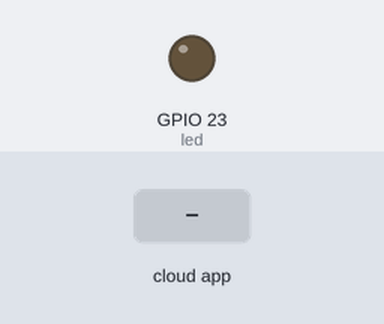
Bench run of a sketch on a simulated ESP32. Shown: output pins drawn as LEDs (lit = HIGH). The test bench sets the inputs (shaded band). WiFi joins after 1.5 s; servers stay silent unless stated; no MQTT or app messages arrive unless stated; what the sketch prints to the serial monitor is not drawn.

Above: at 2.7 s.
2.8 s: the phone or cloud app sets onoff to ON
At 3.1 s:
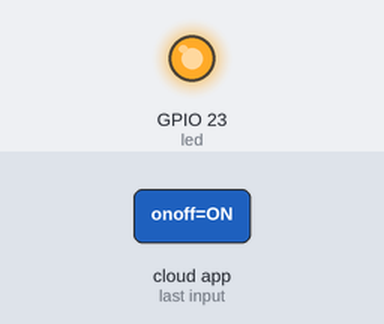
13.0 s: the phone or cloud app sets onoff to OFF
At 13.4 s:
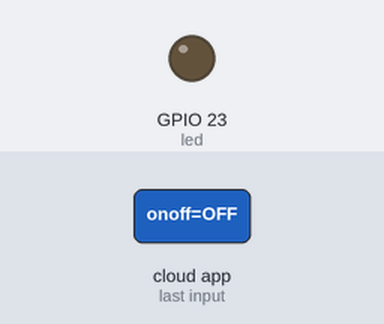
Timing chart, 0 to 16.0 s (numbered marks = the images above; inputs shaded):
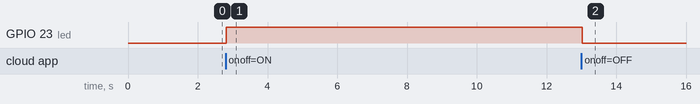

Measured:
- after the input at 2.8 s, GPIO 23 (led): LOW → HIGH at once
- after the input at 13.0 s, GPIO 23 (led): HIGH → LOW at once

The sketch:

laboratorio4.ino
```cpp
#include <WiFi.h>
#include "Adafruit_MQTT.h"
#include "Adafruit_MQTT_Client.h"

#define WLAN_SSID "ARTEFACTOS"
#define WLAN_PASS "ARTEFACTOS"

#define AIO_SERVER "io.adafruit.com"
#define AIO_SERVERPORT 1883
#define AIO_USERNAME "ErickGomezUCA"
#define AIO_KEY "aio_rEoh41f8zaJqN3Uujz9uzePSsrBZ"

WiFiClient client;
Adafruit_MQTT_Client mqtt(&client, AIO_SERVER, AIO_SERVERPORT, AIO_USERNAME, AIO_USERNAME, AIO_KEY);

Adafruit_MQTT_Publish temp = Adafruit_MQTT_Publish(&mqtt, AIO_USERNAME "/feeds/prueba");

Adafruit_MQTT_Subscribe slider = Adafruit_MQTT_Subscribe(&mqtt, AIO_USERNAME "/feeds/slider", MQTT_QOS_1);
Adafruit_MQTT_Subscribe onoffbutton = Adafruit_MQTT_Subscribe(&mqtt, AIO_USERNAME "/feeds/onoff", MQTT_QOS_1);

int led = 23;
int lm35 = 34;

void slidercallback(double x) {
  Serial.print("Hey we're in a slider callback, the slider value is: ");
  Serial.println(x);
}

void onoffcallback(char *data, uint16_t len) {
  Serial.print("Hey we're in a onoff callback, the button value is: ");
  Serial.println(data);
  String message = String(data);
  message.trim();
  if (message == "ON") {
    digitalWrite(led, HIGH);
  }
  if (message == "OFF") {
    digitalWrite(led, LOW);
  }
}

void setup() {
  pinMode(led, OUTPUT);
  Serial.begin(115200);
  delay(10);

  Serial.println();
  Serial.println();
  Serial.print("Connecting to ");
  Serial.println(WLAN_SSID);

  WiFi.begin(WLAN_SSID, WLAN_PASS);
  while (WiFi.status() != WL_CONNECTED) {
    delay(500);
    Serial.print(".");
  }
  Serial.println();
  Serial.println("WiFi connected");
  Serial.println("IP address: ");
  Serial.println(WiFi.localIP());

  slider.setCallback(slidercallback);
  onoffbutton.setCallback(onoffcallback);

  mqtt.subscribe(&slider);
  mqtt.subscribe(&onoffbutton);
}

uint32_t x = 0;

void loop() {
  MQTT_connect();

  mqtt.processPackets(10000);

  if (!mqtt.ping()) {
    mqtt.disconnect();
  }

  int lecture = analogRead(lm35);
  float voltage = lecture * (3.3 / 4095.0);
  float temperature = voltage * 100;

  Serial.print("Temperatura: ");
  Serial.print(temperature);
  Serial.print(" °C");
  Serial.println();

  Serial.print(F("\nEnviando valor a feed prueba"));
  Serial.print("...");
  if (!temp.publish(temperature)) {
    Serial.println(F("Fallido!"));
  } else {
    Serial.println(F("Éxito!"));
  }
  x++;
}

void MQTT_connect() {
  int8_t ret;
  if (mqtt.connected()) {
    return;
  }

  Serial.print("Connecting to MQTT... ");

  uint8_t retries = 3;
  while ((ret = mqtt.connect()) != 0) {
    Serial.println(mqtt.connectErrorString(ret));
    Serial.println("Retrying MQTT connection in 10 seconds...");
    mqtt.disconnect();
    delay(10000);
    retries--;
    if (retries == 0) {
      while (1);
    }
  }
  Serial.println("MQTT Connected!");
}
```
